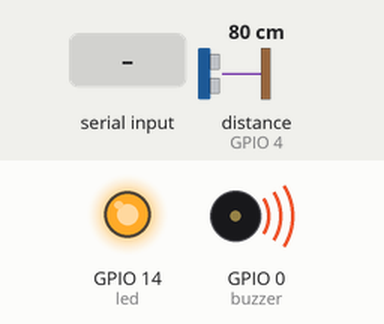
Simulated run of this program. Board: ESP8266 (NodeMCU). On the bench: output pins drawn as LEDs (lit = HIGH), buzzer (waves = sounding, pin HIGH). Wiring (inferred from the names in the program): ultrasonic range finder: trigger GPIO 5; echo GPIO 4. Inputs (shaded band) come from the test bench; at power-on: distance to the obstacle (sensor on GPIO 4) 80 cm. The echo pulse lasts 58.3 µs per cm; WiFi joins after 1.5 s; servers stay silent unless stated; random numbers use the default seed unless the program sets one; no MQTT or app messages arrive unless stated; pins used as bus, display or sensor lines are not drawn; what the program prints to the serial monitor is not drawn.

Above: at 2.7 s.
2.8 s: distance to the obstacle (sensor on GPIO 4) set to 22 cm
4.3 s: distance to the obstacle (sensor on GPIO 4) set to 18 cm
At 5.6 s:
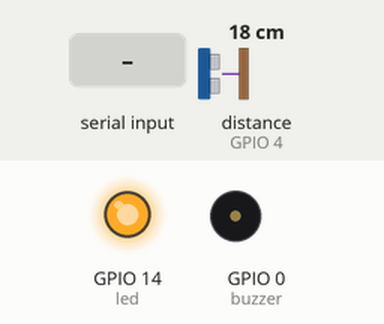
6.0 s: "1" received over the second serial link
At 7.0 s:
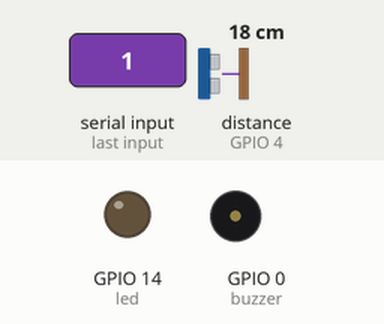
7.5 s: "0" received over the second serial link
At 8.4 s:
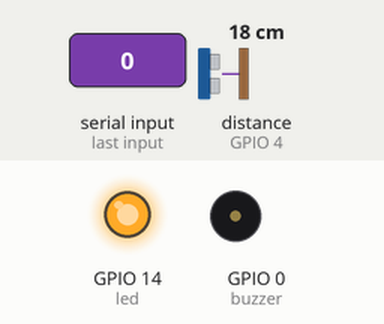
9.0 s: "2" received over the second serial link
At 9.8 s:
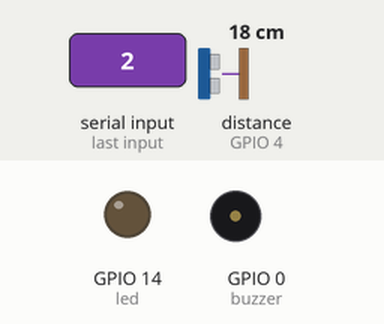
Timing chart, 0 to 11.5 s (numbered marks = the images above; inputs shaded):
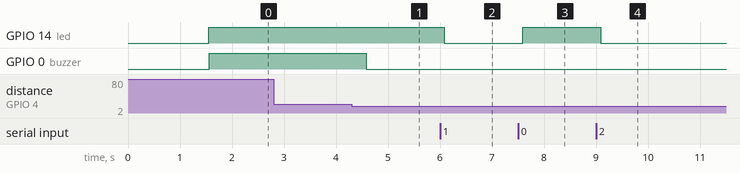

The program:

main.cpp
```cpp
#include <Arduino.h>
#include <SoftwareSerial.h>
#include <ESP8266WiFi.h>
#include <ESP8266HTTPClient.h>
#include <PubSubClient.h>

// Creación de objeto que representa el sensor
SoftwareSerial rfid = SoftwareSerial(12, true);

bool autentification;
bool hayLectura;

const int led = 14;
const int trigPin = 5;
const int echoPin = 4;
const int buzzer = 0;

const char *ssid = "DCI_1Piso";
const char *password = "DCI.2019";
const char *mqttServer = "broker.hivemq.com";
const char *mqtt_topic = "dci/test";
const int mqttPort = 1883; // MQTT PORT

WiFiClient espClient;           // Creación de cliente WIFI
PubSubClient client(espClient); // Creación de cliente MQTT

int maxDistance = 20;
long duration;
int currentDistance;

void setup_wifi()
{
  delay(100);
  Serial.print("Conectando a: ");
  Serial.println(ssid);
  WiFi.begin(ssid, password);
  while (WiFi.status() != WL_CONNECTED)
  {
    delay(500);
    Serial.print(".");
  }
  randomSeed(micros());
  Serial.println("");
  Serial.println("Coneccion WiFi realizada");
  Serial.println("IP address: ");
  Serial.println(WiFi.localIP());
}

void reconnect()
{
  while (!client.connected())
  {
    Serial.print("Attempting MQTT connection...");
    String clientId = "ESP8266Client-";
    clientId += String(random(0xffff), HEX);
    if (client.connect(clientId.c_str()))
    {
      Serial.println("connected");
      client.subscribe(mqtt_topic);
    }
    else
    {
      Serial.print("failed, rc=");
      Serial.print(client.state());
      Serial.println(" try again in 5 seconds");
      delay(6000);
    }
  }
}

void callback(char *topic, byte *payload, unsigned int length)
{
  int valor = 0;
  Serial.print("Message arrived in topic: ");
  Serial.println(topic);
  String pwmValue_str = "";
  Serial.print("Message:");
  for (int i = 0; i < length; i++)
  {
    Serial.print((char)payload[i]);
    pwmValue_str = pwmValue_str + (char)payload[i];
  }
  Serial.println();
  Serial.println("-----------------------");
  Serial.println(pwmValue_str);
}

void doSound()
{
  if (!autentification && currentDistance > maxDistance)
    digitalWrite(buzzer, HIGH);
  else
    digitalWrite(buzzer, LOW);
}

void lockSystem()
{
  if (!autentification)
  {
    autentification = true;
    client.publish(mqtt_topic, "Desbloqueado");
    client.subscribe(mqtt_topic);

  }
  else
  {
    autentification = false;
    client.publish(mqtt_topic, "Bloqueado");
    client.subscribe(mqtt_topic);

  }
}

void lockLed()
{
  if (!autentification)
    digitalWrite(led, HIGH);
  else
    digitalWrite(led, LOW);
}

void calcularDistancia()
{
  digitalWrite(trigPin, LOW);
  delayMicroseconds(2);

  digitalWrite(trigPin, HIGH);
  delayMicroseconds(10);

  digitalWrite(trigPin, LOW);
  duration = pulseIn(echoPin, HIGH);
  currentDistance = (duration / 2) / 29.1;
}

void setup()
{
  Serial.begin(115200); // baudios del dispositivo
  rfid.begin(9600);

  WiFi.begin(ssid, password);
  while (WiFi.status() != WL_CONNECTED)
  {
    delay(500);
    Serial.println("Connecting to WiFi..");
  }
  Serial.println("Connected to the WiFi network");
  client.setServer(mqttServer, mqttPort);
  client.setCallback(callback);
  while (!client.connected())
  {
    Serial.println("Connecting to MQTT...");
    if (client.connect("ESP8266Client"))
    {
      Serial.println("connected");
    }
    else
    {
      Serial.print("failed with state ");
      Serial.print(client.state());
      delay(2000);
    }
  }
  client.publish(mqtt_topic, "Succesfull");
  client.subscribe(mqtt_topic);

  autentification = false;

  pinMode(trigPin, OUTPUT);
  pinMode(echoPin, INPUT);
  pinMode(buzzer, OUTPUT);
  pinMode(led, OUTPUT);
}

void loop()
{
  while (rfid.available() > 0)
  {
    rfid.read();
    hayLectura = true;
  }
  if (hayLectura)
    lockSystem();

  lockLed();
  calcularDistancia();
  doSound();
  hayLectura = false;

  if (!client.connected())
  {
    reconnect();
  }
  //client.loop();

  delay(500);
}
```

Measured:
- the behaviour switches between 21 and 20 cm on distance to the obstacle (sensor on GPIO 4) (found by bisection; images 0 and 1)
- after the input at 2.8 s, every drawn part: stays the same
- after the input at 4.3 s, GPIO 0 (buzzer): HIGH → LOW after 0.28 s
- after the input at 6.0 s, GPIO 14 (led): HIGH → LOW after 0.08 s
- after the input at 7.5 s, GPIO 14 (led): LOW → HIGH after 0.09 s
- after the input at 9.0 s, GPIO 14 (led): HIGH → LOW after 0.09 s
